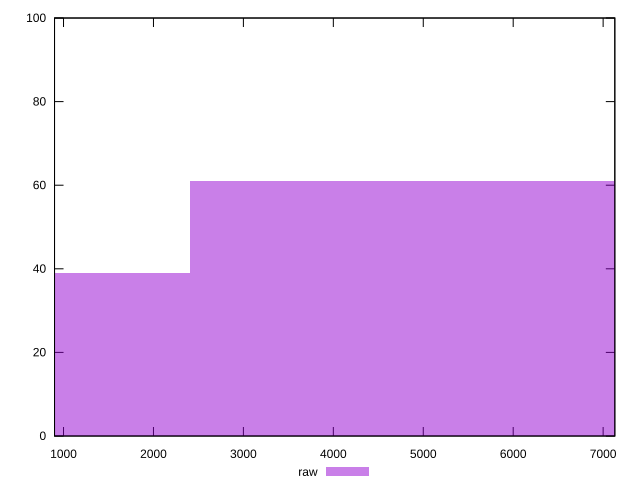

Write the gnuplot code that produced this figure.
reset

$raw <<EOF
4820.469608708309 61
0 39
EOF

set key outside below
set boxwidth 4820.469608708309
set xrange [900:7130]
set yrange [0:100]
set trange [0:100]
set style fill transparent solid 0.5 noborder
set terminal svg size 640, 490 enhanced background rgb 'white'
set output "report_00021_2021-02-20T09:16:39.615Z/unused-javascript/samples/pages/raw/histogram.svg"

plot $raw title "raw" with boxes

reset
